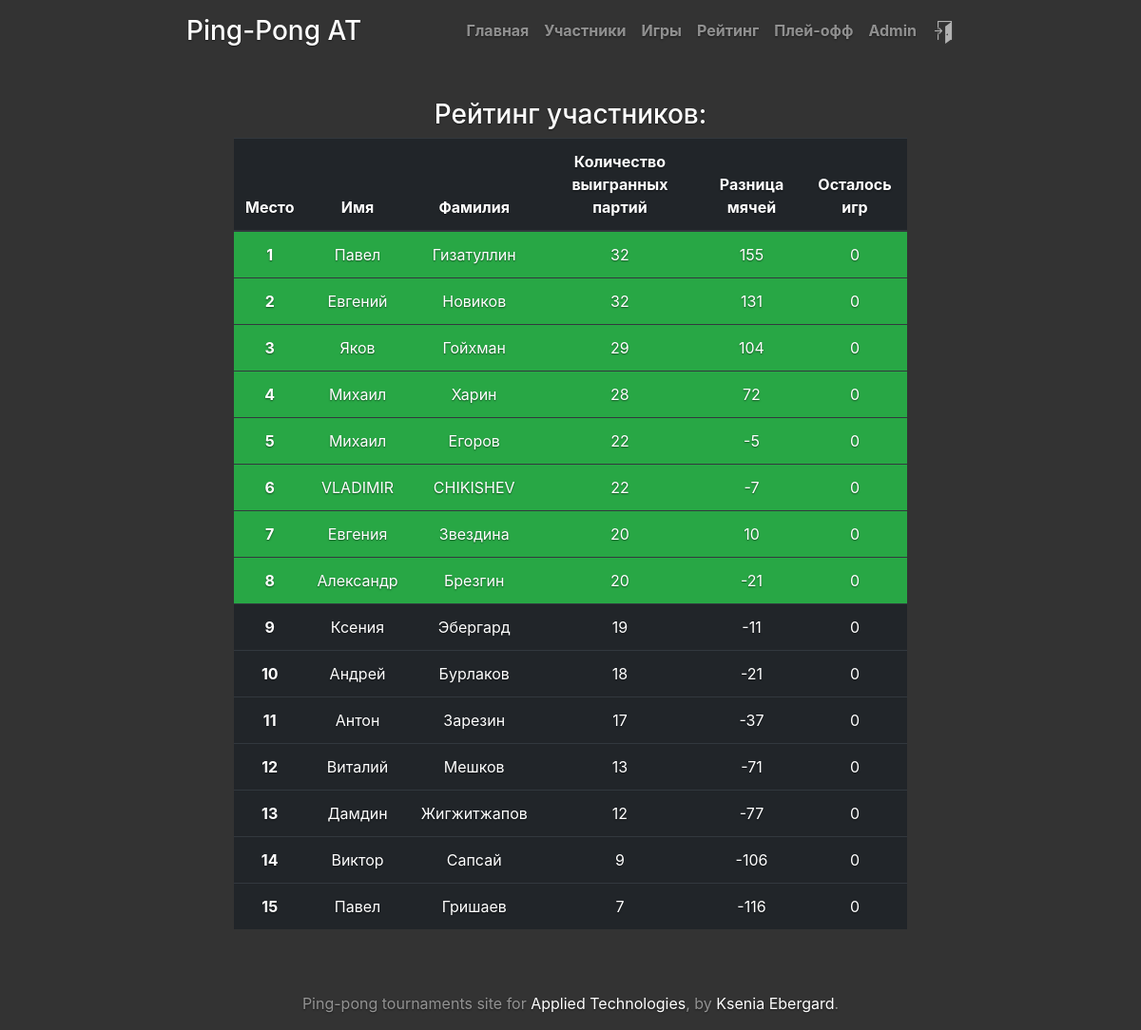
Page /rating/ (signed in) on the committed database.
### tournament/models.py (models this page shows, shortened)
class Participant(models.Model):
    tournament = models.ForeignKey(Tournament, to_field='id', on_delete=models.CASCADE)
    user = models.ForeignKey(User, to_field='username', on_delete=models.CASCADE)
    drawn_number = models.SmallIntegerField('drawn number', blank=True, null=True)
    initialized = models.BooleanField(default=False)
    win_sets = models.IntegerField(default=0)
    win_balls = models.IntegerField(default=0)
    games_left = models.IntegerField(default=10)
    class Meta:
        unique_together = ('tournament', 'user')
    def __eq__(self, other):
        if isinstance(other, self.__class__):
            return self.tournament == other.tournament and self.user == other.user
        return False
    def save(self, *args, **kwargs):
        super(Participant, self).save(*args, **kwargs)

### tournament/views.py (the view)
# urls.py: path('rating/', views.rating, name='rating'),
def rating(request):
    tournament = get_current_tournament()
    if tournament:
        tournament_status = tournament.get_status()
    else:
        return HttpResponse("<h2>Rating is not available</h2>")
    recount_rating()
    participants = list(tournament.participant_set.all())
    participants.sort(key=lambda elem: (elem.win_sets, elem.win_balls), reverse=True)
    if tournament_status in (0, 1, 2, 3):
        return render(request, 'tournament/rating.html', locals())
    else:
        return HttpResponse("<h2>Participants rating is not available</h2>")

### tournament/functions.py (called while the page is built)
def get_current_tournament():
    if Tournament.objects.exists():
        return Tournament.objects.latest('id')
    return None

def recount_rating():
    tournament = get_current_tournament()
    for p in tournament.participant_set.all():
        p.win_sets = 0
        p.win_balls = 0
        p.games_left = 0
        for g in Game.objects.filter((Q(participant1=p) | Q(participant2=p)) & Q(game_id=0)):
            if g.setresult_set.exists():
                for r in g.setresult_set.all():
                    if g.participant1 == p:
                        if r.result1 > r.result2:
                            p.win_sets += 1
                        p.win_balls += r.result1 - r.result2
                    else:
                        if r.result2 > r.result1:
                            p.win_sets += 1
                        p.win_balls += r.result2 - r.result1
            else:
                p.games_left += 1
        p.save(update_fields=["win_sets", "win_balls", "games_left"])

### tournament/models.py (called while the page is built)
    def number_of_participants(self):
        return self.participant_set.count()

    def get_status(self):
        if timezone.now() < self.reg_end:
            return 0
        elif timezone.now() >= self.reg_end and timezone.localdate() < self.start_date:
            return 1
        elif self.start_date <= timezone.localdate() < self.start_date_playoff:
            return 2
        elif self.start_date_playoff <= timezone.localdate() <= self.end_date:
            return 3
        else:
            return 4

### tournament/templates/tournament/rating.html (shortened to what this page needs)
{% extends "base.html" %}
{% block content %}
<h3 class="cover-heading">Рейтинг участников:</h3>
<table class="table table-dark">
    <thead>
        <tr>
            <th scope="col">Место</th>
            <th scope="col">Имя</th>
            <th scope="col">Фамилия</th>
            <th scope="col">Количество выигранных партий</th>
            <th scope="col">Разница мячей</th>
            <th scope="col">Осталось игр</th>
        </tr>
    </thead>
    <tbody>
    {% for p in participants %}
        {% if forloop.counter <= 8 %}
        <tr class="bg-success">
        {% else %}
        <tr>
        {% endif %}
            <th scope="row">{{ forloop.counter }}</th>
            <td>{{ p.user.first_name }}</td>
            <td>{{ p.user.last_name }}</td>
            <td>{{ p.win_sets }}</td>
            <td>{{ p.win_balls }}</td>
            <td>{{ p.games_left }}</td>
        </tr>
    {% endfor %}
    </tbody>
</table>
{% endblock %}

### templates/base.html (shortened to what this page needs)
{% load static %}
<!DOCTYPE html>
<html lang="en">
<head>
    <link rel="stylesheet" href="{% static "tournament/bootstrap.min.css"%}">
    <link rel="stylesheet" href="{% static "tournament/cover.css"%}">
</head>
<body class="text-center">
    <div class="cover-container d-flex h-100 p-3 mx-auto flex-column">
        <header class="masthead mb-auto">
            <div class="inner">
              <h3 class="masthead-brand">Ping-Pong AT</h3>
              <nav class="nav nav-masthead justify-content-center">
                <a class="nav-link" href="/">Главная</a>
                {% if tournament_status == 0 or tournament_status == 1 or tournament_status == 2 or tournament_status == 3 %}
                    {% if tournament.number_of_participants > 0  %}
                        <a class="nav-link" href="/participants">Участники</a>
                    {% endif %}
                {% endif %}
                {% if tournament_status == 1 or tournament_status == 2 or tournament_status == 3 %}
                    <a class="nav-link" href="/games">Игры</a>
                {% endif %}
                {% if tournament_status == 2 or tournament_status == 3 %}
                    <a class="nav-link" href="/rating">Рейтинг</a>
                {% endif %}
                {% if tournament_status == 2 or tournament_status == 3 %}
                    <a class="nav-link" href="/playoff">Плей-офф</a>
                {% endif %}
                {% if request.user.is_authenticated %}
                  {% if request.user.first_name %}
                    <a class="nav-link" href="/accounts/me/">{{ request.user.first_name }}</a>
                  {% else %}
                    <a class="nav-link" href="/accounts/me/">{{ request.user }}</a>
                  {% endif %}
                  <a class="nav-link" href="/accounts/logout/"><img src="{% static "tournament/door-exit.png"%}" style="filter: invert(70%)"></a>
                {% else %}
                  <a class="nav-link" href="/accounts/login/">Войти</a>
                {% endif %}
              </nav>
            </div>
        </header>
        <main role="main" class="inner cover">
            {% block content %}{% endblock %}
        </main>
        <footer class="mastfoot mt-auto">
            <div class="inner">
              <p>Ping-pong tournaments site for <a href="http://www.appliedtech.ru" target="_blank">Applied Technologies</a>, by <a href="https://vk.com/ebergard" target="_blank">Ksenia Ebergard</a>.
             </p>
            </div>
        </footer>
    </div>
</body>
</html>

### tournament/static/tournament/cover.css (style rules this page uses)
a, a:focus, a:hover { color: #fff; }
html, body { height: 100%; background-color: #333; }
body { display: -ms-flexbox; display: -webkit-box; display: flex; -ms-flex-pack: center; -webkit-box-pack: center; justify-content: center; color: #fff; text-shadow: 0 .05rem .1rem rgba(0, 0, 0, .5); }
.cover-container { width: 70%; }
.masthead { margin-bottom: 2rem; }
.masthead-brand { margin-bottom: 0; }
.nav-masthead .nav-link { padding: .25rem 0; font-weight: 700; color: rgba(255, 255, 255, .5); background-color: transparent; border-bottom: .25rem solid transparent; }
.nav-masthead .nav-link + .nav-link { margin-left: 1rem; }
@media (min-width: 48em) { .masthead-brand { float: left; } }
@media (min-width: 48em) { .nav-masthead { float: right; } }
.cover { padding: 50px 50px; }
.mastfoot { color: rgba(255, 255, 255, .5); }

### rows in the picture
Participant: user.first_name "Павел", user.last_name "Гизатуллин", win_sets "32", win_balls "155", games_left "0"
Participant: user.first_name "Евгений", user.last_name "Новиков", win_sets "32", win_balls "131", games_left "0"
Participant: user.first_name "Яков", user.last_name "Гойхман", win_sets "29", win_balls "104", games_left "0"
Participant: user.first_name "Михаил", user.last_name "Харин", win_sets "28", win_balls "72", games_left "0"
Participant: user.first_name "Михаил", user.last_name "Егоров", win_sets "22", win_balls "-5", games_left "0"
Participant: user.first_name "VLADIMIR", user.last_name "CHIKISHEV", win_sets "22", win_balls "-7", games_left "0"
Participant: user.first_name "Евгения", user.last_name "Звездина", win_sets "20", win_balls "10", games_left "0"
Participant: user.first_name "Александр", user.last_name "Брезгин", win_sets "20", win_balls "-21", games_left "0"
Participant: user.first_name "Ксения", user.last_name "Эбергард", win_sets "19", win_balls "-11", games_left "0"
Participant: user.first_name "Андрей", user.last_name "Бурлаков", win_sets "18", win_balls "-21", games_left "0"
Participant: user.first_name "Антон", user.last_name "Зарезин", win_sets "17", win_balls "-37", games_left "0"
Participant: user.first_name "Виталий", user.last_name "Мешков", win_sets "13", win_balls "-71", games_left "0"
Participant: user.first_name "Дамдин", user.last_name "Жигжитжапов", win_sets "12", win_balls "-77", games_left "0"
Participant: user.first_name "Виктор", user.last_name "Сапсай", win_sets "9", win_balls "-106", games_left "0"
Participant: user.first_name "Павел", user.last_name "Гришаев", win_sets "7", win_balls "-116", games_left "0"

### other values in the picture
{{ request.user.first_name }} "Admin"
